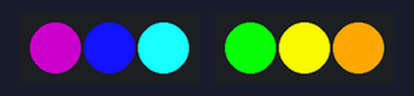
This program was run on a simulated Seeed XIAO ESP32-S3. On the bench: 2 × 3 RGB LEDs in strip order, left to right. Random numbers use the default seed unless the program sets one.

Above: at 0.12 s.
Timing chart, 0 to 40.0 s (numbered marks = the images above):
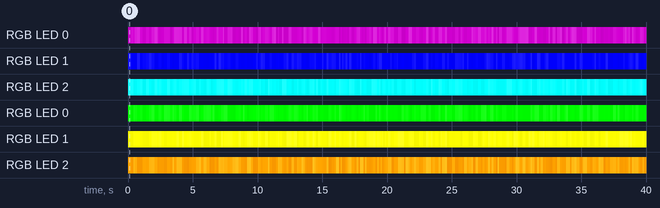

The program:

main.cpp
```cpp
#include <Arduino.h>
#include <Adafruit_NeoPixel.h>

// ====== CONFIGURATION ======
#define PIN1       1       // Data pin for first NeoPixel string
#define PIN2       2       // Data pin for second NeoPixel string
#define PIXELS1    3       // Number of pixels on first string
#define PIXELS2    3       // Number of pixels on second string
#define BRIGHTNESS 255     // Max brightness (0-255)
#define VARIATION  30      // Flicker variation amount (0-255)

// Create NeoPixel objects
Adafruit_NeoPixel strip1(PIXELS1, PIN1, NEO_GRB + NEO_KHZ800);
Adafruit_NeoPixel strip2(PIXELS2, PIN2, NEO_GRB + NEO_KHZ800);

// Base colors for each pixel (R, G, B) — 6 colors total
uint8_t baseColors[6][3] = {
  {128,   0, 128}, // Purple
  {  0,   0, 255}, // Blue
  {  0, 255, 255}, // Cyan
  {  0, 255,   0}, // Green
  {255, 255,   0}, // Yellow
  {255, 165,   0}  // Orange
};

// Apply flicker to all pixels in both strips
void flickerAllPixels() {
  // First strip (pixels 0–2 in baseColors)
  for (int i = 0; i < PIXELS1; i++) {
    int flicker = random(-VARIATION, VARIATION);
    int newR = constrain(baseColors[i][0] + flicker, 0, 255);
    int newG = constrain(baseColors[i][1] + flicker, 0, 255);
    int newB = constrain(baseColors[i][2] + flicker, 0, 255);
    strip1.setPixelColor(i, strip1.Color(newR, newG, newB));
  }

  // Second strip (pixels 3–5 in baseColors)
  for (int i = 0; i < PIXELS2; i++) {
    int flicker = random(-VARIATION, VARIATION);
    int newR = constrain(baseColors[i + PIXELS1][0] + flicker, 0, 255);
    int newG = constrain(baseColors[i + PIXELS1][1] + flicker, 0, 255);
    int newB = constrain(baseColors[i + PIXELS1][2] + flicker, 0, 255);
    strip2.setPixelColor(i, strip2.Color(newR, newG, newB));
  }

  strip1.show();
  strip2.show();

  delay(random(100, 250)); // Random delay for natural flicker
}

void setup() {
  strip1.begin();
  strip2.begin();
  strip1.setBrightness(BRIGHTNESS);
  strip2.setBrightness(BRIGHTNESS);
  strip1.show();
  strip2.show();
}

void loop() {
  flickerAllPixels();
}
```

Measured:
- by itself, RGB LED 1: off → RGB(19, 19, 255) at 0.00 s, → RGB(0, 0, 248) 0.24 s later, → RGB(0, 0, 234) 0.30 s later, → RGB(25, 25, 255) 0.18 s later, … (231 changes in this stretch)
- by itself, RGB LED 0: off → RGB(8, 255, 8) at 0.00 s, → RGB(0, 225, 0) 0.24 s later, → RGB(19, 255, 19) 0.19 s later, → RGB(10, 255, 10) 0.10 s later, … (231 changes in this stretch)
